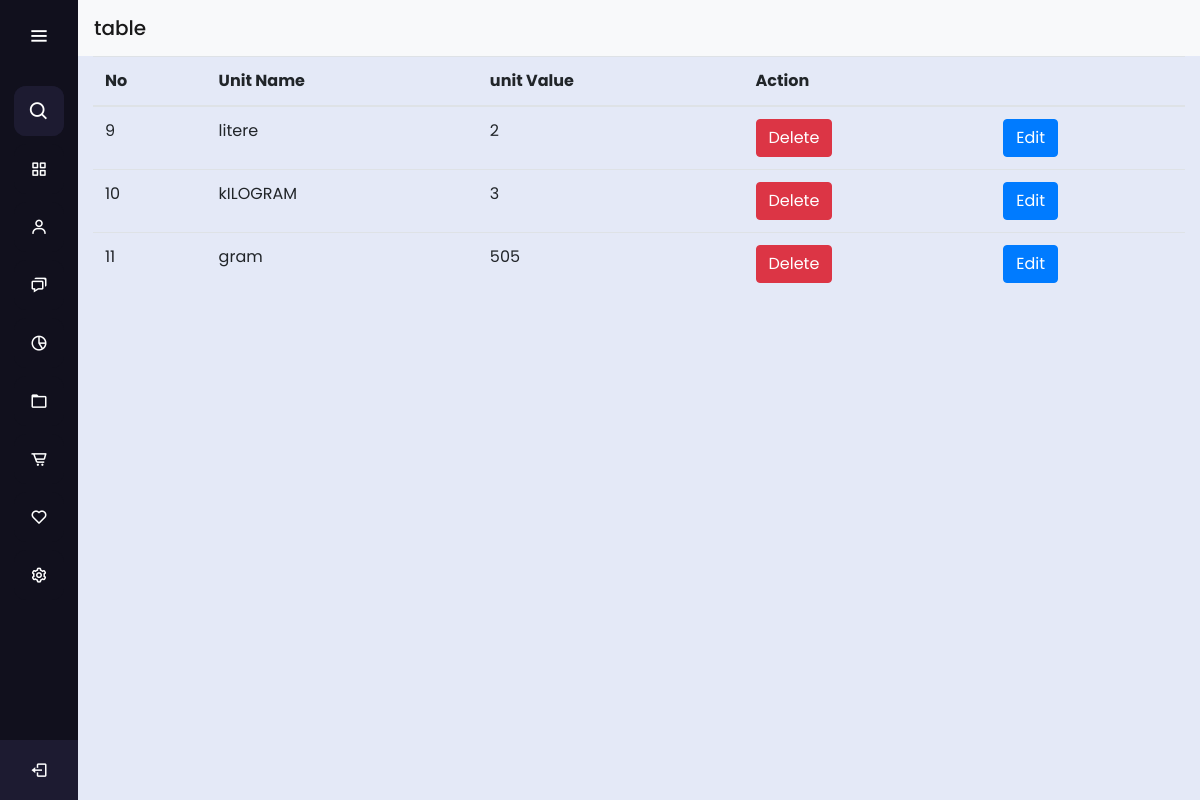
/unitable, run on the app's committed database.
### restaurantapp/models.py (models this page shows, shortened)
class Unit(models.Model):
    UnitName=models.CharField(max_length=200)
    UnitValue=models.IntegerField()

### restaurantapp/views.py (the view)
# urls.py: path('unitable',unitable , name="unitabel"),
def unitable(request):
    userinput = Unit.objects.all()
    return render(request,'unit/table_unit.html',{"userdata":userinput})

### templates/unit/table_unit.html (shortened to what this page needs)
{% extends 'base.html' %}
{% load static %}
{% block content %}
<div class="container-flud">
    <nav class="navbar navbar-light bg-light">
      <span class="navbar-brand mb-0 h1">table</span>
    </nav>
  </div>
<div class="container d-flex justify-content-center">
    <table class="table">
        <tr>
            <th>No</th>
            <th>Unit Name</th>
            <th>unit Value</th>
            <th colspan="2">Action</th>
        </tr>
        <tbody>
            {% for x in userdata  %}
              <tr>
                <td>{{x.id}}</td>
                <td>{{x.UnitName}}</td>
                <td>{{x.UnitValue }}</td>
                <td><a href="{% url 'delete' x.id  %}" class="btn btn-danger">Delete</a></td>
                <td><a href="{% url 'unitedit' x.id  %}" class="btn btn-primary">Edit</a></td>
              </tr>
            {% endfor %}
        </tbody>
    </table>
</div>
{% endblock content %}

### static/base_style.css (style rules this page uses)
* { margin: 0; padding: 0; box-sizing: border-box; font-family: "Poppins" , sans-serif; }

### data on the page
Unit: id "9", UnitName "litere", UnitValue "2"
Unit: id "10", UnitName "kILOGRAM", UnitValue "3"
Unit: id "11", UnitName "gram", UnitValue "505"
